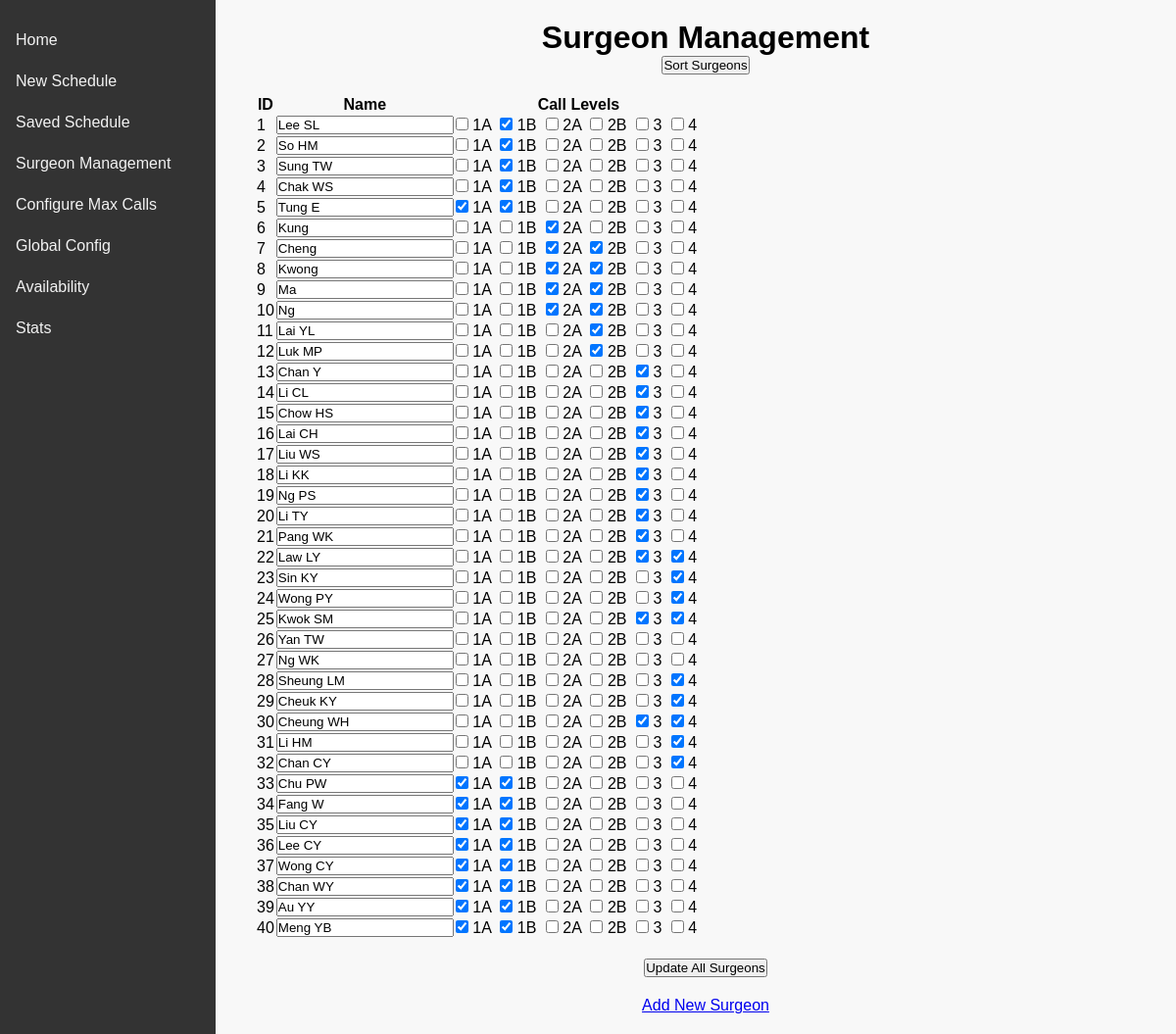
Screenshot of /surgeons with the database file from the repository.
### tables this page shows
CREATE TABLE surgeons (
                id INTEGER PRIMARY KEY AUTOINCREMENT,
                name TEXT NOT NULL,
                call_levels TEXT NOT NULL
            );

### app.py (the view, shortened to what this page needs)
@app.route('/surgeons')
def list_surgeons():
    surgeons = get_all_surgeons()
    return render_template('surgeons_list.html', surgeons=surgeons)

### app.py (called while the page is built)
def get_db():
    db = getattr(g, '_database', None)
    if db is None:
        db = g._database = sqlite3.connect(DATABASE)
        db.row_factory = sqlite3.Row  # Enables dict-like access.
    return db

@app.teardown_appcontext
def close_connection(exception):
    db = getattr(g, '_database', None)
    if db is not None:
        db.close()

def get_all_surgeons():
    db = get_db()
    rows = db.execute("SELECT * FROM surgeons").fetchall()
    return [dict(row) for row in rows]

### templates/surgeons_list.html (shortened to what this page needs)
{% extends "base.html" %}
{% block content %}
  <h1 style="text-align: center;">Surgeon Management</h1>
  <div style="text-align: center; margin-bottom: 20px;">
    <form method="get" action="{{ url_for('list_surgeons') }}" style="display:inline;">
      <button type="submit">Sort Surgeons</button>
    </form>
  </div>
  <form method="post" action="{{ url_for('update_all_surgeons') }}">
    <table>
      <thead>
        <tr>
          <th>ID</th>
          <th>Name</th>
          <th>Call Levels</th>
        </tr>
      </thead>
      <tbody>
        {% for surgeon in surgeons %}
        <tr>
          <td>
            {{ surgeon.id }}
          </td>
          <td>
            <input type="text" name="name_{{ surgeon.id }}" value="{{ surgeon.name }}" required>
          </td>
          <td>
            {% set levels = ['1A','1B','2A','2B','3','4'] %}
            {% for level in levels %}
              <label style="margin-right:5px;">
                <input type="checkbox" name="call_levels_{{ surgeon.id }}" value="{{ level }}"
                  {% if surgeon.call_levels and level in surgeon.call_levels %}checked{% endif %}>
                {{ level }}
              </label>
            {% endfor %}
          </td>
        </tr>
        {% endfor %}
      </tbody>
    </table>
    <div style="text-align: center; margin-top:20px;">
      <button type="submit">Update All Surgeons</button>
    </div>
  </form>
  <div style="text-align: center; margin-top: 20px;">
    <a href="{{ url_for('add_surgeon') }}">Add New Surgeon</a>
  </div>
{% endblock %}

### templates/base.html (style rules this page uses)
* { box-sizing: border-box; margin: 0; padding: 0; }
body, html { font-family: Arial, sans-serif; height: 100%; background-color: #f8f8f8; }

### rows the page displays
surgeons: id "1", name "Lee SL", levels "1A" "1B" "2A" "2B" "3" "4", call_levels "☑"
surgeons: id "2", name "So HM", levels "1A" "1B" "2A" "2B" "3" "4", call_levels "☑"
surgeons: id "3", name "Sung TW", levels "1A" "1B" "2A" "2B" "3" "4", call_levels "☑"
surgeons: id "4", name "Chak WS", levels "1A" "1B" "2A" "2B" "3" "4", call_levels "☑"
surgeons: id "5", name "Tung E", call_levels "☑" "☑", levels "1A" "1B" "2A" "2B" "3" "4"
surgeons: id "6", name "Kung", levels "1A" "1B" "2A" "2B" "3" "4", call_levels "☑"
surgeons: id "7", name "Cheng", levels "1A" "1B" "2A" "2B" "3" "4", call_levels "☑" "☑"
surgeons: id "8", name "Kwong", levels "1A" "1B" "2A" "2B" "3" "4", call_levels "☑" "☑"
surgeons: id "9", name "Ma", levels "1A" "1B" "2A" "2B" "3" "4", call_levels "☑" "☑"
surgeons: id "10", name "Ng", levels "1A" "1B" "2A" "2B" "3" "4", call_levels "☑" "☑"
surgeons: id "11", name "Lai YL", levels "1A" "1B" "2A" "2B" "3" "4", call_levels "☑"
surgeons: id "12", name "Luk MP", levels "1A" "1B" "2A" "2B" "3" "4", call_levels "☑"
surgeons: id "13", name "Chan Y", levels "1A" "1B" "2A" "2B" "3" "4", call_levels "☑"
surgeons: id "14", name "Li CL", levels "1A" "1B" "2A" "2B" "3" "4", call_levels "☑"
surgeons: id "15", name "Chow HS", levels "1A" "1B" "2A" "2B" "3" "4", call_levels "☑"
surgeons: id "16", name "Lai CH", levels "1A" "1B" "2A" "2B" "3" "4", call_levels "☑"
surgeons: id "17", name "Liu WS", levels "1A" "1B" "2A" "2B" "3" "4", call_levels "☑"
surgeons: id "18", name "Li KK", levels "1A" "1B" "2A" "2B" "3" "4", call_levels "☑"
surgeons: id "19", name "Ng PS", levels "1A" "1B" "2A" "2B" "3" "4", call_levels "☑"
surgeons: id "20", name "Li TY", levels "1A" "1B" "2A" "2B" "3" "4", call_levels "☑"
surgeons: id "21", name "Pang WK", levels "1A" "1B" "2A" "2B" "3" "4", call_levels "☑"
surgeons: id "22", name "Law LY", levels "1A" "1B" "2A" "2B" "3" "4", call_levels "☑" "☑"
surgeons: id "23", name "Sin KY", levels "1A" "1B" "2A" "2B" "3" "4", call_levels "☑"
surgeons: id "24", name "Wong PY", levels "1A" "1B" "2A" "2B" "3" "4", call_levels "☑"
surgeons: id "25", name "Kwok SM", levels "1A" "1B" "2A" "2B" "3" "4", call_levels "☑" "☑"
surgeons: id "26", name "Yan TW", levels "1A" "1B" "2A" "2B" "3" "4"
surgeons: id "27", name "Ng WK", levels "1A" "1B" "2A" "2B" "3" "4"
surgeons: id "28", name "Sheung LM", levels "1A" "1B" "2A" "2B" "3" "4", call_levels "☑"
surgeons: id "29", name "Cheuk KY", levels "1A" "1B" "2A" "2B" "3" "4", call_levels "☑"
surgeons: id "30", name "Cheung WH", levels "1A" "1B" "2A" "2B" "3" "4", call_levels "☑" "☑"
surgeons: id "31", name "Li HM", levels "1A" "1B" "2A" "2B" "3" "4", call_levels "☑"
surgeons: id "32", name "Chan CY", levels "1A" "1B" "2A" "2B" "3" "4", call_levels "☑"
surgeons: id "33", name "Chu PW", call_levels "☑" "☑", levels "1A" "1B" "2A" "2B" "3" "4"
surgeons: id "34", name "Fang W", call_levels "☑" "☑", levels "1A" "1B" "2A" "2B" "3" "4"
surgeons: id "35", name "Liu CY", call_levels "☑" "☑", levels "1A" "1B" "2A" "2B" "3" "4"
surgeons: id "36", name "Lee CY", call_levels "☑" "☑", levels "1A" "1B" "2A" "2B" "3" "4"
surgeons: id "37", name "Wong CY", call_levels "☑" "☑", levels "1A" "1B" "2A" "2B" "3" "4"
surgeons: id "38", name "Chan WY", call_levels "☑" "☑", levels "1A" "1B" "2A" "2B" "3" "4"
surgeons: id "39", name "Au YY", call_levels "☑" "☑", levels "1A" "1B" "2A" "2B" "3" "4"
surgeons: id "40", name "Meng YB", call_levels "☑" "☑", levels "1A" "1B" "2A" "2B" "3" "4"
